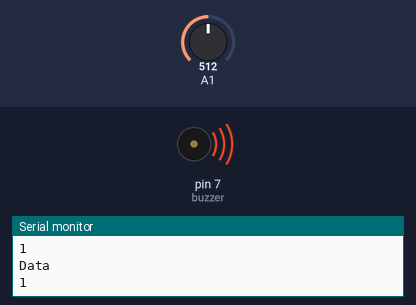
This sketch was run on a simulated Arduino Uno, built with avr-gcc and run on an emulated ATmega328P. Shown: buzzer (waves = sounding, pin HIGH), the last lines printed to the serial monitor. The test bench sets the inputs (shaded band); at power-on: A1 = 512.

Above: at 1.2 s.
1.3 s: A1 set to 0
At 2.4 s:
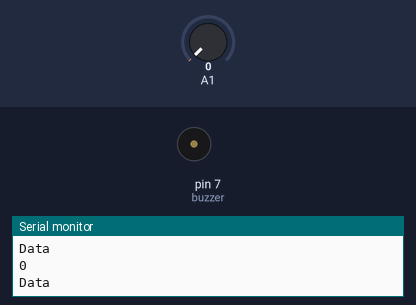
2.8 s: A1 set to 122
At 3.4 s:
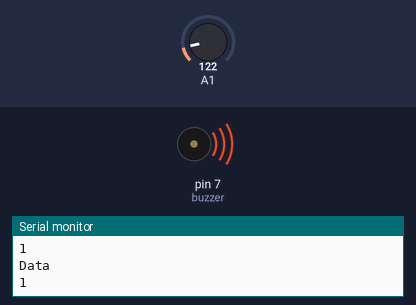
Timing chart, 0 to 5.8 s (numbered marks = the images above; inputs shaded):
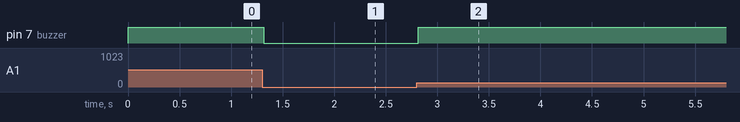

Measured:
- after the input at 1.3 s, pin 7 (buzzer): HIGH → LOW at once
- after the input at 2.8 s, pin 7 (buzzer): LOW → HIGH at once

The sketch:

Analog_Sound_Sensor.ino
```cpp
int buzzer = 7;
boolean val = 0;
int threshold = 540;

void setup(){
  pinMode(buzzer, OUTPUT);
  Serial.begin (9600);
}

void loop (){

  val = analogRead(A1);
  Serial.println (val);
  Serial.println("Data");
  // when the sensor detects a signal above the threshold value, LED flashes
  if (val==HIGH) {
    digitalWrite(buzzer, HIGH);
  }
  else {
    digitalWrite(buzzer, LOW);
  }
}
```
